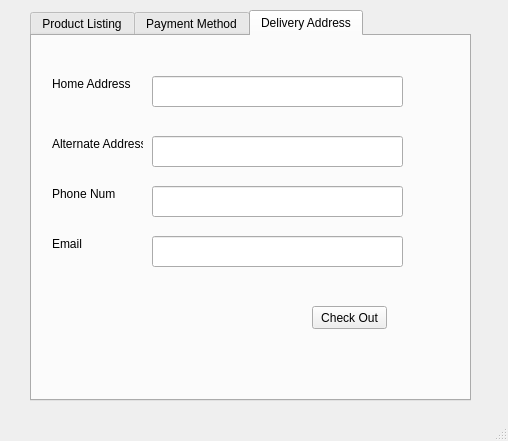
<?xml version="1.0" encoding="UTF-8"?>
<ui version="4.0">
 <class>MainWindow</class>
 <widget class="QMainWindow" name="MainWindow">
  <property name="geometry">
   <rect>
    <x>0</x>
    <y>0</y>
    <width>508</width>
    <height>441</height>
   </rect>
  </property>
  <property name="windowTitle">
   <string>MainWindow</string>
  </property>
  <widget class="QWidget" name="centralwidget">
   <widget class="QTabWidget" name="tabWidget">
    <property name="geometry">
     <rect>
      <x>30</x>
      <y>10</y>
      <width>441</width>
      <height>391</height>
     </rect>
    </property>
    <property name="currentIndex">
     <number>2</number>
    </property>
    <widget class="QWidget" name="productListing">
     <attribute name="title">
      <string>Product Listing</string>
     </attribute>
     <widget class="QCheckBox" name="nikes">
      <property name="geometry">
       <rect>
        <x>40</x>
        <y>40</y>
        <width>70</width>
        <height>17</height>
       </rect>
      </property>
      <property name="text">
       <string>Nikes $100</string>
      </property>
     </widget>
     <widget class="QCheckBox" name="adidas">
      <property name="geometry">
       <rect>
        <x>40</x>
        <y>80</y>
        <width>81</width>
        <height>17</height>
       </rect>
      </property>
      <property name="text">
       <string>Adidas $89</string>
      </property>
     </widget>
     <widget class="QCheckBox" name="puma">
      <property name="geometry">
       <rect>
        <x>40</x>
        <y>130</y>
        <width>70</width>
        <height>17</height>
       </rect>
      </property>
      <property name="text">
       <string>Puma $97</string>
      </property>
     </widget>
     <widget class="QCheckBox" name="fenty">
      <property name="geometry">
       <rect>
        <x>40</x>
        <y>180</y>
        <width>70</width>
        <height>17</height>
       </rect>
      </property>
      <property name="text">
       <string>Fenty $96</string>
      </property>
     </widget>
     <widget class="QPushButton" name="addtocart">
      <property name="geometry">
       <rect>
        <x>40</x>
        <y>250</y>
        <width>75</width>
        <height>23</height>
       </rect>
      </property>
      <property name="text">
       <string>Add to Cart</string>
      </property>
     </widget>
     <widget class="QLabel" name="bill">
      <property name="geometry">
       <rect>
        <x>250</x>
        <y>250</y>
        <width>47</width>
        <height>13</height>
       </rect>
      </property>
      <property name="text">
       <string>Bill:</string>
      </property>
     </widget>
    </widget>
    <widget class="QWidget" name="paymentMethod">
     <attribute name="title">
      <string>Payment Method</string>
     </attribute>
     <widget class="QRadioButton" name="mastercard">
      <property name="geometry">
       <rect>
        <x>30</x>
        <y>50</y>
        <width>82</width>
        <height>17</height>
       </rect>
      </property>
      <property name="text">
       <string>MasterCard</string>
      </property>
     </widget>
     <widget class="QRadioButton" name="visacard">
      <property name="geometry">
       <rect>
        <x>30</x>
        <y>100</y>
        <width>82</width>
        <height>17</height>
       </rect>
      </property>
      <property name="text">
       <string>VisaCard</string>
      </property>
     </widget>
     <widget class="QRadioButton" name="netexpress">
      <property name="geometry">
       <rect>
        <x>30</x>
        <y>150</y>
        <width>82</width>
        <height>17</height>
       </rect>
      </property>
      <property name="text">
       <string>NetExpress</string>
      </property>
     </widget>
     <widget class="QPushButton" name="next">
      <property name="geometry">
       <rect>
        <x>280</x>
        <y>250</y>
        <width>75</width>
        <height>23</height>
       </rect>
      </property>
      <property name="text">
       <string>Next</string>
      </property>
     </widget>
     <widget class="QLabel" name="card">
      <property name="geometry">
       <rect>
        <x>40</x>
        <y>250</y>
        <width>47</width>
        <height>13</height>
       </rect>
      </property>
      <property name="text">
       <string>Card: </string>
      </property>
     </widget>
    </widget>
    <widget class="QWidget" name="deliveryAddress">
     <attribute name="title">
      <string>Delivery Address</string>
     </attribute>
     <widget class="QLabel" name="label">
      <property name="geometry">
       <rect>
        <x>20</x>
        <y>40</y>
        <width>91</width>
        <height>16</height>
       </rect>
      </property>
      <property name="text">
       <string>Home Address</string>
      </property>
     </widget>
     <widget class="QPushButton" name="pushButton_3">
      <property name="geometry">
       <rect>
        <x>280</x>
        <y>270</y>
        <width>75</width>
        <height>23</height>
       </rect>
      </property>
      <property name="text">
       <string>Check Out</string>
      </property>
     </widget>
     <widget class="QLineEdit" name="home">
      <property name="geometry">
       <rect>
        <x>120</x>
        <y>40</y>
        <width>251</width>
        <height>31</height>
       </rect>
      </property>
     </widget>
     <widget class="QLabel" name="label_2">
      <property name="geometry">
       <rect>
        <x>20</x>
        <y>100</y>
        <width>91</width>
        <height>16</height>
       </rect>
      </property>
      <property name="text">
       <string>Alternate Address</string>
      </property>
     </widget>
     <widget class="QLabel" name="label_3">
      <property name="geometry">
       <rect>
        <x>20</x>
        <y>150</y>
        <width>91</width>
        <height>16</height>
       </rect>
      </property>
      <property name="text">
       <string>Phone Num</string>
      </property>
     </widget>
     <widget class="QLabel" name="label_4">
      <property name="geometry">
       <rect>
        <x>20</x>
        <y>200</y>
        <width>91</width>
        <height>16</height>
       </rect>
      </property>
      <property name="text">
       <string>Email</string>
      </property>
     </widget>
     <widget class="QLineEdit" name="alternate">
      <property name="geometry">
       <rect>
        <x>120</x>
        <y>100</y>
        <width>251</width>
        <height>31</height>
       </rect>
      </property>
     </widget>
     <widget class="QLineEdit" name="mobile">
      <property name="geometry">
       <rect>
        <x>120</x>
        <y>150</y>
        <width>251</width>
        <height>31</height>
       </rect>
      </property>
     </widget>
     <widget class="QLineEdit" name="email">
      <property name="geometry">
       <rect>
        <x>120</x>
        <y>200</y>
        <width>251</width>
        <height>31</height>
       </rect>
      </property>
     </widget>
    </widget>
   </widget>
  </widget>
  <widget class="QMenuBar" name="menubar">
   <property name="geometry">
    <rect>
     <x>0</x>
     <y>0</y>
     <width>508</width>
     <height>21</height>
    </rect>
   </property>
  </widget>
  <widget class="QStatusBar" name="statusbar"/>
 </widget>
 <resources/>
 <connections/>
</ui>
